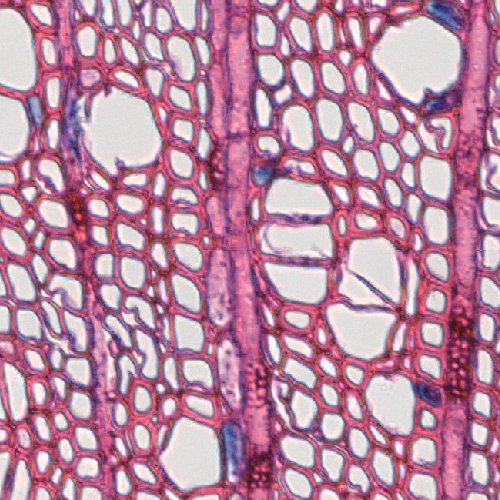
#> input picture ow_snip_patch_x0_y0_n500.png, 500 x 500 px; its folder holds only this picture in this run
$ python test_script.py 5 5 3 ow_snip_patch_x0_y0_n500.png
#> lines starting #> are read from the running program, lines starting #| are printed output that depends on the picture
### peek_pixels.py
"""
peek_pixels.py
Read an image (TIFF/JPEG/PNG/...) and print its dimensions.
Also print and save the N x N pixel block whose top-left corner is at (X, Y).
Usage:
    python peek_pixels.py X Y N F
Example:
    python peek_pixels.py 10 20 5 /path/to/image.tif
"""

import argparse
import os
import sys
from typing import Tuple
from PIL import Image, ImageSequence
import numpy as np


def load_first_frame(path: str) -> Image.Image:
    """Load the first frame of an image (handles multi-frame TIFFs)."""
#> called with path = 'ow_snip_patch_x0_y0_n500.png'
    im = Image.open(path)
#> im is the input picture: PIL image 500x500 RGBA; mean R, G, B, A 186.5, 138, 161.7, 255
    try:
        # For multi-frame formats like TIFF, select the first frame
        if getattr(im, "is_animated", False):
            im.seek(0)
        else:
            # Some TIFFs expose frames via ImageSequence
            for i, frame in enumerate(ImageSequence.Iterator(im)):
                # Take the first and break
                im = frame.copy()
                break
#> this loop made 1 pass
    except Exception:
        # If anything odd happens, just return the opened image
        pass
    return im


def validate_box(x: int, y: int, n: int, size: Tuple[int, int]) -> None:
    w, h = size
    if x < 0 or y < 0:
        raise ValueError(f"X and Y must be non-negative (got X={x}, Y={y}).")
    if n <= 0:
        raise ValueError(f"N must be a positive integer (got N={n}).")
    if x + n > w or y + n > h:
        raise ValueError(
            f"Requested {n}x{n} block at (X={x}, Y={y}) exceeds image bounds "
            f"{w}x{h}. Max allowed N at this position is "
            f"{min(w - x, h - y)}."
        )


def get_patch(fpath: str, x: int, y: int, n: int) -> Image.Image:
    """Get an N x N pixel patch from the image at (x, y)"""
    if not os.path.exists(fpath):
        raise FileNotFoundError(f"File not found: {fpath}")

    # Load image (first frame if multi-frame TIFF)
    im = load_first_frame(fpath)
    w, h = im.size
#> w = 500; h = 500

    # Validate and crop
    validate_box(x, y, n, (w, h))

    box = (x, y, x + n, y + n)
    patch = im.crop(box)

    # Ensure patch is in a standard format
    if patch.mode not in ("RGB", "RGBA", "L"):
        patch = patch.convert("RGB")
    return patch

# [45 lines left out: function main, not called in this run]


# [2 lines that do not run on import are left out]

### simpleshow.py
import sys
from PIL import Image
import matplotlib.pyplot as plt

def show_image(img: Image.Image) -> None:
    """Display the image using matplotlib"""
    plt.imshow(img)
    plt.axis("off")  # Hide axes
    plt.show()
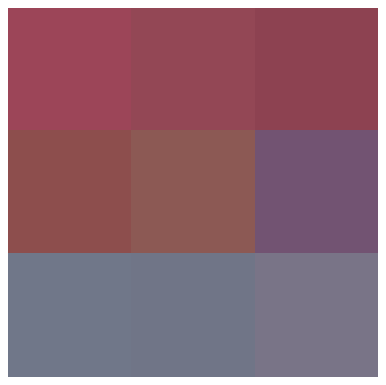
#> figure drawn by matplotlib, 1 panel

# [8 lines left out: function main, not called in this run]

# [2 lines that do not run on import are left out]

### test_script.py
import argparse
import sys
from peek_pixels import get_patch
from simpleshow import show_image

def main() -> None:
    parser = argparse.ArgumentParser(
        description="Display an N x N pixel block at (X, Y) from an image"
    )
    parser.add_argument("X", type=int, help="Top-left X coordinate (0-based)")
    parser.add_argument("Y", type=int, help="Top-left Y coordinate (0-based)")
    parser.add_argument("N", type=int, help="Size of the square block (N x N)")
    parser.add_argument(
        "F", type=str, help="Path to the image file (TIFF/JPG/PNG, etc.)"
    )
    args = parser.parse_args()

    x, y, n, fpath = args.X, args.Y, args.N, args.F

    try:
        # Get the patch from peek_pixels
        patch = get_patch(fpath, x, y, n)
        # Display using simpleshow
        show_image(patch)
    except Exception as e:
        print(f"Error: {e}", file=sys.stderr)
        sys.exit(1)

if __name__ == "__main__":
    main()
